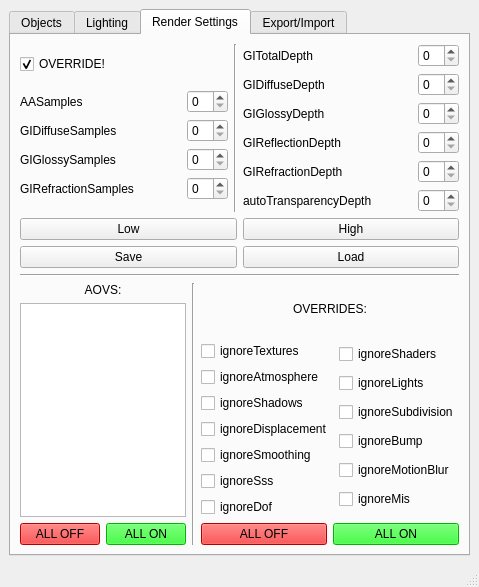
<?xml version="1.0" encoding="UTF-8"?>
<ui version="4.0">
 <class>MainWindow</class>
 <widget class="QMainWindow" name="MainWindow">
  <property name="geometry">
   <rect>
    <x>0</x>
    <y>0</y>
    <width>455</width>
    <height>587</height>
   </rect>
  </property>
  <property name="windowTitle">
   <string>Lighting Helper</string>
  </property>
  <widget class="QWidget" name="centralwidget">
   <layout class="QVBoxLayout" name="verticalLayout_5">
    <item>
     <widget class="QTabWidget" name="tabWidget">
      <property name="currentIndex">
       <number>2</number>
      </property>
      <widget class="QWidget" name="tabWidgetPage1">
       <attribute name="title">
        <string>Objects</string>
       </attribute>
       <layout class="QVBoxLayout" name="verticalLayout_4">
        <item>
         <layout class="QVBoxLayout" name="verticalLayout_2">
          <item>
           <layout class="QHBoxLayout" name="horizontalLayout_2">
            <item>
             <widget class="QPushButton" name="addObject_btn">
              <property name="styleSheet">
               <string notr="true">background-color: rgb(0, 255, 0);</string>
              </property>
              <property name="text">
               <string>Add</string>
              </property>
             </widget>
            </item>
            <item>
             <widget class="QPushButton" name="removeObject_btn">
              <property name="styleSheet">
               <string notr="true">background-color: rgb(255, 0, 0);</string>
              </property>
              <property name="text">
               <string>Remove</string>
              </property>
             </widget>
            </item>
           </layout>
          </item>
          <item>
           <widget class="QPushButton" name="removeAllObjects_btn">
            <property name="styleSheet">
             <string notr="true">background-color: rgb(170, 0, 255);</string>
            </property>
            <property name="text">
             <string>Remove All ( Clean Layer )</string>
            </property>
           </widget>
          </item>
         </layout>
        </item>
        <item>
         <widget class="Line" name="line_2">
          <property name="orientation">
           <enum>Qt::Horizontal</enum>
          </property>
         </widget>
        </item>
        <item>
         <layout class="QVBoxLayout" name="verticalLayout_3">
          <item>
           <widget class="QLabel" name="label">
            <property name="text">
             <string>SHADING ( IF NO SELECTION, LAYER OVERRIDE )</string>
            </property>
            <property name="alignment">
             <set>Qt::AlignCenter</set>
            </property>
           </widget>
          </item>
          <item>
           <widget class="QPushButton" name="blackNoAlpha_btn">
            <property name="styleSheet">
             <string notr="true">background-color: rgb(0, 0, 0);
color: rgb(255, 255, 255);</string>
            </property>
            <property name="text">
             <string>BLACK_NO_ALPHA</string>
            </property>
           </widget>
          </item>
          <item>
           <widget class="QPushButton" name="color_btn">
            <property name="styleSheet">
             <string notr="true">background-color: qlineargradient(spread:pad, x1:0, y1:0, x2:1, y2:0, stop:0 rgba(255, 0, 0, 255), stop:0.166 rgba(255, 255, 0, 255), stop:0.333 rgba(0, 255, 0, 255), stop:0.5 rgba(0, 255, 255, 255), stop:0.666 rgba(0, 0, 255, 255), stop:0.833 rgba(255, 0, 255, 255), stop:1 rgba(255, 0, 0, 255));</string>
            </property>
            <property name="text">
             <string>COLOR</string>
            </property>
           </widget>
          </item>
          <item>
           <widget class="QPushButton" name="occ_btn">
            <property name="styleSheet">
             <string notr="true">background-color: rgb(255, 255, 255);</string>
            </property>
            <property name="text">
             <string>OCC</string>
            </property>
           </widget>
          </item>
          <item>
           <widget class="QPushButton" name="uv_btn">
            <property name="styleSheet">
             <string notr="true">background-color: rgb(167, 167, 48);</string>
            </property>
            <property name="text">
             <string>UV</string>
            </property>
           </widget>
          </item>
          <item>
           <widget class="QPushButton" name="shadow_btn">
            <property name="styleSheet">
             <string notr="true">background-color: qlineargradient(spread:pad, x1:1, y1:1, x2:0, y2:0, stop:0 rgba(0, 0, 0, 255), stop:1 rgba(255, 255, 255, 255));</string>
            </property>
            <property name="text">
             <string>SHADOW</string>
            </property>
           </widget>
          </item>
          <item>
           <widget class="QPushButton" name="zdepth_btn">
            <property name="styleSheet">
             <string notr="true">background-color: rgb(147, 147, 147);</string>
            </property>
            <property name="text">
             <string>zDEPTH</string>
            </property>
           </widget>
          </item>
          <item>
           <widget class="Line" name="line_3">
            <property name="orientation">
             <enum>Qt::Horizontal</enum>
            </property>
           </widget>
          </item>
          <item>
           <widget class="QPushButton" name="removeShaderOverride_btn">
            <property name="styleSheet">
             <string notr="true">background-color: rgb(170, 0, 255);</string>
            </property>
            <property name="text">
             <string>Remove Shader Override</string>
            </property>
           </widget>
          </item>
         </layout>
        </item>
        <item>
         <widget class="Line" name="line_4">
          <property name="orientation">
           <enum>Qt::Horizontal</enum>
          </property>
         </widget>
        </item>
        <item>
         <layout class="QHBoxLayout" name="horizontalLayout_3">
          <item>
           <layout class="QVBoxLayout" name="shapeOverrides_01_lay">
            <item>
             <widget class="QCheckBox" name="primaryVisibility_chb">
              <property name="text">
               <string>primaryVisibility</string>
              </property>
              <property name="checked">
               <bool>true</bool>
              </property>
             </widget>
            </item>
            <item>
             <widget class="QCheckBox" name="motionBlur_chb">
              <property name="text">
               <string>motionBlur</string>
              </property>
              <property name="checked">
               <bool>true</bool>
              </property>
             </widget>
            </item>
            <item>
             <widget class="QCheckBox" name="aiVisibleInGlossy_chb">
              <property name="text">
               <string>aiVisibleInGlossy</string>
              </property>
              <property name="checked">
               <bool>true</bool>
              </property>
             </widget>
            </item>
            <item>
             <widget class="QCheckBox" name="aiVisibleInDiffuse_chb">
              <property name="text">
               <string>aiVisibleInDiffuse</string>
              </property>
              <property name="checked">
               <bool>true</bool>
              </property>
             </widget>
            </item>
            <item>
             <widget class="QCheckBox" name="aiSelfShadows_chb">
              <property name="text">
               <string>aiSelfShadows</string>
              </property>
              <property name="checked">
               <bool>true</bool>
              </property>
             </widget>
            </item>
            <item>
             <widget class="QCheckBox" name="aiOpaque_chb">
              <property name="text">
               <string>aiOpaque</string>
              </property>
              <property name="checked">
               <bool>true</bool>
              </property>
             </widget>
            </item>
           </layout>
          </item>
          <item>
           <widget class="Line" name="line_5">
            <property name="orientation">
             <enum>Qt::Vertical</enum>
            </property>
           </widget>
          </item>
          <item>
           <layout class="QVBoxLayout" name="shapeOverrides_02_lay">
            <item>
             <widget class="QCheckBox" name="castsShadows_chb">
              <property name="text">
               <string>castsShadows</string>
              </property>
              <property name="checked">
               <bool>true</bool>
              </property>
             </widget>
            </item>
            <item>
             <widget class="QCheckBox" name="receiveShadows_chb">
              <property name="text">
               <string>receiveShadows</string>
              </property>
              <property name="checked">
               <bool>true</bool>
              </property>
             </widget>
            </item>
            <item>
             <widget class="QCheckBox" name="visibleInReflections_chb">
              <property name="text">
               <string>visibleInReflections</string>
              </property>
              <property name="checked">
               <bool>true</bool>
              </property>
             </widget>
            </item>
            <item>
             <widget class="QCheckBox" name="visibleInRefractions_chb">
              <property name="text">
               <string>visibleInRefractions</string>
              </property>
              <property name="checked">
               <bool>true</bool>
              </property>
             </widget>
            </item>
            <item>
             <widget class="QCheckBox" name="doubleSided_chb">
              <property name="text">
               <string>doubleSided</string>
              </property>
              <property name="checked">
               <bool>true</bool>
              </property>
             </widget>
            </item>
            <item>
             <widget class="QCheckBox" name="opposite_chb">
              <property name="text">
               <string>opposite</string>
              </property>
              <property name="checked">
               <bool>true</bool>
              </property>
             </widget>
            </item>
           </layout>
          </item>
         </layout>
        </item>
        <item>
         <widget class="QPushButton" name="applyStatsOverride_btn">
          <property name="text">
           <string>Apply Override</string>
          </property>
         </widget>
        </item>
        <item>
         <spacer name="verticalSpacer_2">
          <property name="orientation">
           <enum>Qt::Vertical</enum>
          </property>
          <property name="sizeHint" stdset="0">
           <size>
            <width>20</width>
            <height>40</height>
           </size>
          </property>
         </spacer>
        </item>
       </layout>
      </widget>
      <widget class="QWidget" name="tabWidgetPage2">
       <attribute name="title">
        <string>Lighting</string>
       </attribute>
       <layout class="QVBoxLayout" name="verticalLayout_25">
        <item>
         <layout class="QVBoxLayout" name="verticalLayout_23">
          <item>
           <layout class="QHBoxLayout" name="horizontalLayout_7">
            <item>
             <widget class="QPushButton" name="isolateObject_btn">
              <property name="text">
               <string>Isolate Object</string>
              </property>
             </widget>
            </item>
            <item>
             <widget class="QPushButton" name="isolateLight_btn">
              <property name="text">
               <string>Isolate Light</string>
              </property>
             </widget>
            </item>
           </layout>
          </item>
          <item>
           <widget class="Line" name="line_7">
            <property name="orientation">
             <enum>Qt::Horizontal</enum>
            </property>
           </widget>
          </item>
          <item>
           <layout class="QVBoxLayout" name="verticalLayout_24">
            <item>
             <widget class="QPushButton" name="selectObjectByLight_btn">
              <property name="sizePolicy">
               <sizepolicy hsizetype="Minimum" vsizetype="Minimum">
                <horstretch>0</horstretch>
                <verstretch>0</verstretch>
               </sizepolicy>
              </property>
              <property name="text">
               <string>Select Objects Illuminated by Light</string>
              </property>
             </widget>
            </item>
            <item>
             <widget class="QPushButton" name="selectLightByObject_btn">
              <property name="sizePolicy">
               <sizepolicy hsizetype="Minimum" vsizetype="Minimum">
                <horstretch>0</horstretch>
                <verstretch>0</verstretch>
               </sizepolicy>
              </property>
              <property name="text">
               <string>Select Lights Illuminating Object</string>
              </property>
             </widget>
            </item>
           </layout>
          </item>
          <item>
           <layout class="QHBoxLayout" name="horizontalLayout_38">
            <item>
             <widget class="QPushButton" name="makeLightLink_btn">
              <property name="sizePolicy">
               <sizepolicy hsizetype="Minimum" vsizetype="Minimum">
                <horstretch>0</horstretch>
                <verstretch>0</verstretch>
               </sizepolicy>
              </property>
              <property name="text">
               <string>Make Light Link</string>
              </property>
             </widget>
            </item>
            <item>
             <widget class="QPushButton" name="breakLightLink_btn">
              <property name="sizePolicy">
               <sizepolicy hsizetype="Minimum" vsizetype="Minimum">
                <horstretch>0</horstretch>
                <verstretch>0</verstretch>
               </sizepolicy>
              </property>
              <property name="text">
               <string>Break Light Link</string>
              </property>
             </widget>
            </item>
           </layout>
          </item>
          <item>
           <widget class="Line" name="line_16">
            <property name="orientation">
             <enum>Qt::Horizontal</enum>
            </property>
           </widget>
          </item>
          <item>
           <layout class="QHBoxLayout" name="horizontalLayout_4">
            <item>
             <widget class="QLabel" name="label_2">
              <property name="text">
               <string>Samples</string>
              </property>
             </widget>
            </item>
            <item>
             <widget class="QSpinBox" name="lightSamples_sb"/>
            </item>
            <item>
             <widget class="QPushButton" name="applyLightSample_btn">
              <property name="text">
               <string>Apply</string>
              </property>
             </widget>
            </item>
           </layout>
          </item>
         </layout>
        </item>
        <item>
         <widget class="Line" name="line_9">
          <property name="orientation">
           <enum>Qt::Horizontal</enum>
          </property>
         </widget>
        </item>
        <item>
         <widget class="QPushButton" name="ipr_btn">
          <property name="sizePolicy">
           <sizepolicy hsizetype="Minimum" vsizetype="Minimum">
            <horstretch>0</horstretch>
            <verstretch>0</verstretch>
           </sizepolicy>
          </property>
          <property name="text">
           <string>IPR</string>
          </property>
         </widget>
        </item>
       </layout>
      </widget>
      <widget class="QWidget" name="tabWidgetPage3">
       <attribute name="title">
        <string>Render Settings</string>
       </attribute>
       <layout class="QVBoxLayout" name="verticalLayout_14">
        <item>
         <layout class="QVBoxLayout" name="verticalLayout_22">
          <item>
           <layout class="QHBoxLayout" name="horizontalLayout_36">
            <item>
             <layout class="QVBoxLayout" name="verticalLayout_8">
              <item>
               <widget class="QCheckBox" name="overrideRenderSettings_chb">
                <property name="text">
                 <string>OVERRIDE!</string>
                </property>
                <property name="checked">
                 <bool>true</bool>
                </property>
               </widget>
              </item>
              <item>
               <layout class="QVBoxLayout" name="verticalLayout_9">
                <item>
                 <layout class="QHBoxLayout" name="horizontalLayout_8">
                  <item>
                   <widget class="QLabel" name="label_5">
                    <property name="text">
                     <string>AASamples</string>
                    </property>
                   </widget>
                  </item>
                  <item>
                   <spacer name="horizontalSpacer">
                    <property name="orientation">
                     <enum>Qt::Horizontal</enum>
                    </property>
                    <property name="sizeHint" stdset="0">
                     <size>
                      <width>40</width>
                      <height>20</height>
                     </size>
                    </property>
                   </spacer>
                  </item>
                  <item>
                   <widget class="QSpinBox" name="AASamples_sb">
                    <property name="specialValueText">
                     <string/>
                    </property>
                    <property name="prefix">
                     <string/>
                    </property>
                   </widget>
                  </item>
                 </layout>
                </item>
                <item>
                 <layout class="QHBoxLayout" name="horizontalLayout_9">
                  <item>
                   <widget class="QLabel" name="label_3">
                    <property name="text">
                     <string>GIDiffuseSamples</string>
                    </property>
                   </widget>
                  </item>
                  <item>
                   <spacer name="horizontalSpacer_2">
                    <property name="orientation">
                     <enum>Qt::Horizontal</enum>
                    </property>
                    <property name="sizeHint" stdset="0">
                     <size>
                      <width>40</width>
                      <height>20</height>
                     </size>
                    </property>
                   </spacer>
                  </item>
                  <item>
                   <widget class="QSpinBox" name="GIDiffuseSamples_sb">
                    <property name="specialValueText">
                     <string/>
                    </property>
                    <property name="prefix">
                     <string/>
                    </property>
                   </widget>
                  </item>
                 </layout>
                </item>
                <item>
                 <layout class="QHBoxLayout" name="horizontalLayout_10">
                  <item>
                   <widget class="QLabel" name="label_7">
                    <property name="text">
                     <string>GIGlossySamples</string>
                    </property>
                   </widget>
                  </item>
                  <item>
                   <spacer name="horizontalSpacer_3">
                    <property name="orientation">
                     <enum>Qt::Horizontal</enum>
                    </property>
                    <property name="sizeHint" stdset="0">
                     <size>
                      <width>40</width>
                      <height>20</height>
                     </size>
                    </property>
                   </spacer>
                  </item>
                  <item>
                   <widget class="QSpinBox" name="GIGlossySamples_sb">
                    <property name="specialValueText">
                     <string/>
                    </property>
                    <property name="prefix">
                     <string/>
                    </property>
                   </widget>
                  </item>
                 </layout>
                </item>
                <item>
                 <layout class="QHBoxLayout" name="horizontalLayout_11">
                  <item>
                   <widget class="QLabel" name="label_8">
                    <property name="text">
                     <string>GIRefractionSamples</string>
                    </property>
                   </widget>
                  </item>
                  <item>
                   <spacer name="horizontalSpacer_4">
                    <property name="orientation">
                     <enum>Qt::Horizontal</enum>
                    </property>
                    <property name="sizeHint" stdset="0">
                     <size>
                      <width>40</width>
                      <height>20</height>
                     </size>
                    </property>
                   </spacer>
                  </item>
                  <item>
                   <widget class="QSpinBox" name="GIRefractionSamples_sb">
                    <property name="specialValueText">
                     <string/>
                    </property>
                    <property name="prefix">
                     <string/>
                    </property>
                   </widget>
                  </item>
                 </layout>
                </item>
               </layout>
              </item>
             </layout>
            </item>
            <item>
             <widget class="Line" name="line_15">
              <property name="orientation">
               <enum>Qt::Vertical</enum>
              </property>
             </widget>
            </item>
            <item>
             <layout class="QVBoxLayout" name="verticalLayout_18">
              <item>
               <layout class="QHBoxLayout" name="horizontalLayout_12">
                <item>
                 <widget class="QLabel" name="label_9">
                  <property name="text">
                   <string>GITotalDepth</string>
                  </property>
                 </widget>
                </item>
                <item>
                 <spacer name="horizontalSpacer_5">
                  <property name="orientation">
                   <enum>Qt::Horizontal</enum>
                  </property>
                  <property name="sizeHint" stdset="0">
                   <size>
                    <width>40</width>
                    <height>20</height>
                   </size>
                  </property>
                 </spacer>
                </item>
                <item>
                 <widget class="QSpinBox" name="GITotalDepth_sb">
                  <property name="specialValueText">
                   <string/>
                  </property>
                  <property name="prefix">
                   <string/>
                  </property>
                 </widget>
                </item>
               </layout>
              </item>
              <item>
               <layout class="QHBoxLayout" name="horizontalLayout_13">
                <item>
                 <widget class="QLabel" name="label_10">
                  <property name="text">
                   <string>GIDiffuseDepth</string>
                  </property>
                 </widget>
                </item>
                <item>
                 <spacer name="horizontalSpacer_6">
                  <property name="orientation">
                   <enum>Qt::Horizontal</enum>
                  </property>
                  <property name="sizeHint" stdset="0">
                   <size>
                    <width>40</width>
                    <height>20</height>
                   </size>
                  </property>
                 </spacer>
                </item>
                <item>
                 <widget class="QSpinBox" name="GIDiffuseDepth_sb">
                  <property name="specialValueText">
                   <string/>
                  </property>
                  <property name="prefix">
                   <string/>
                  </property>
                 </widget>
                </item>
               </layout>
              </item>
              <item>
               <layout class="QHBoxLayout" name="horizontalLayout_18">
                <item>
                 <widget class="QLabel" name="label_15">
                  <property name="text">
                   <string>GIGlossyDepth</string>
                  </property>
                 </widget>
                </item>
                <item>
                 <spacer name="horizontalSpacer_11">
                  <property name="orientation">
                   <enum>Qt::Horizontal</enum>
                  </property>
                  <property name="sizeHint" stdset="0">
                   <size>
                    <width>40</width>
                    <height>20</height>
                   </size>
                  </property>
                 </spacer>
                </item>
                <item>
                 <widget class="QSpinBox" name="GIGlossyDepth_sb">
                  <property name="specialValueText">
                   <string/>
                  </property>
                  <property name="prefix">
                   <string/>
                  </property>
                 </widget>
                </item>
               </layout>
              </item>
              <item>
               <layout class="QHBoxLayout" name="horizontalLayout_15">
                <item>
                 <widget class="QLabel" name="label_12">
                  <property name="text">
                   <string>GIReflectionDepth</string>
                  </property>
                 </widget>
                </item>
                <item>
                 <spacer name="horizontalSpacer_8">
                  <property name="orientation">
                   <enum>Qt::Horizontal</enum>
                  </property>
                  <property name="sizeHint" stdset="0">
                   <size>
                    <width>40</width>
                    <height>20</height>
                   </size>
                  </property>
                 </spacer>
                </item>
                <item>
                 <widget class="QSpinBox" name="GIReflectionDepth_sb">
                  <property name="specialValueText">
                   <string/>
                  </property>
                  <property name="prefix">
                   <string/>
                  </property>
                 </widget>
                </item>
               </layout>
              </item>
              <item>
               <layout class="QHBoxLayout" name="horizontalLayout_16">
                <item>
                 <widget class="QLabel" name="label_13">
                  <property name="text">
                   <string>GIRefractionDepth</string>
                  </property>
                 </widget>
                </item>
                <item>
                 <spacer name="horizontalSpacer_9">
                  <property name="orientation">
                   <enum>Qt::Horizontal</enum>
                  </property>
                  <property name="sizeHint" stdset="0">
                   <size>
                    <width>40</width>
                    <height>20</height>
                   </size>
                  </property>
                 </spacer>
                </item>
                <item>
                 <widget class="QSpinBox" name="GIRefractionDepth_sb">
                  <property name="specialValueText">
                   <string/>
                  </property>
                  <property name="prefix">
                   <string/>
                  </property>
                 </widget>
                </item>
               </layout>
              </item>
              <item>
               <layout class="QHBoxLayout" name="horizontalLayout_17">
                <item>
                 <widget class="QLabel" name="label_14">
                  <property name="text">
                   <string>autoTransparencyDepth</string>
                  </property>
                 </widget>
                </item>
                <item>
                 <spacer name="horizontalSpacer_10">
                  <property name="orientation">
                   <enum>Qt::Horizontal</enum>
                  </property>
                  <property name="sizeHint" stdset="0">
                   <size>
                    <width>40</width>
                    <height>20</height>
                   </size>
                  </property>
                 </spacer>
                </item>
                <item>
                 <widget class="QSpinBox" name="autoTransparencyDepth_sb">
                  <property name="specialValueText">
                   <string/>
                  </property>
                  <property name="prefix">
                   <string/>
                  </property>
                 </widget>
                </item>
               </layout>
              </item>
             </layout>
            </item>
           </layout>
          </item>
          <item>
           <layout class="QVBoxLayout" name="verticalLayout_21">
            <item>
             <layout class="QHBoxLayout" name="horizontalLayout_5">
              <item>
               <widget class="QPushButton" name="lowRenderSettings_btn">
                <property name="text">
                 <string>Low</string>
                </property>
               </widget>
              </item>
              <item>
               <widget class="QPushButton" name="highRenderSettings_btn">
                <property name="text">
                 <string>High</string>
                </property>
               </widget>
              </item>
             </layout>
            </item>
            <item>
             <layout class="QHBoxLayout" name="horizontalLayout_6">
              <item>
               <widget class="QPushButton" name="saveRenderSettings_btn">
                <property name="text">
                 <string>Save</string>
                </property>
               </widget>
              </item>
              <item>
               <widget class="QPushButton" name="loadRenderSettings_btn">
                <property name="text">
                 <string>Load</string>
                </property>
               </widget>
              </item>
             </layout>
            </item>
           </layout>
          </item>
         </layout>
        </item>
        <item>
         <widget class="Line" name="line_6">
          <property name="orientation">
           <enum>Qt::Horizontal</enum>
          </property>
         </widget>
        </item>
        <item>
         <layout class="QHBoxLayout" name="horizontalLayout_19">
          <item>
           <layout class="QVBoxLayout" name="verticalLayout_13">
            <item>
             <widget class="QLabel" name="label_4">
              <property name="text">
               <string>AOVS:</string>
              </property>
              <property name="alignment">
               <set>Qt::AlignCenter</set>
              </property>
             </widget>
            </item>
            <item>
             <widget class="QListWidget" name="aovs_lw"/>
            </item>
            <item>
             <layout class="QHBoxLayout" name="horizontalLayout_21">
              <item>
               <widget class="QPushButton" name="aovsOff_btn">
                <property name="styleSheet">
                 <string notr="true">background-color: rgb(255, 0, 0);</string>
                </property>
                <property name="text">
                 <string>ALL OFF</string>
                </property>
               </widget>
              </item>
              <item>
               <widget class="QPushButton" name="aovsOn_btn">
                <property name="styleSheet">
                 <string notr="true">background-color: rgb(0, 255, 0);</string>
                </property>
                <property name="text">
                 <string>ALL ON</string>
                </property>
               </widget>
              </item>
             </layout>
            </item>
           </layout>
          </item>
          <item>
           <widget class="Line" name="line_8">
            <property name="orientation">
             <enum>Qt::Vertical</enum>
            </property>
           </widget>
          </item>
          <item>
           <layout class="QVBoxLayout" name="verticalLayout_12">
            <item>
             <widget class="QLabel" name="label_6">
              <property name="text">
               <string>OVERRIDES:</string>
              </property>
              <property name="alignment">
               <set>Qt::AlignCenter</set>
              </property>
             </widget>
            </item>
            <item>
             <layout class="QHBoxLayout" name="horizontalLayout_14">
              <item>
               <layout class="QVBoxLayout" name="verticalLayout_10">
                <item>
                 <widget class="QCheckBox" name="ignoreTextures_chb">
                  <property name="text">
                   <string>ignoreTextures</string>
                  </property>
                 </widget>
                </item>
                <item>
                 <widget class="QCheckBox" name="ignoreAtmosphere_chb">
                  <property name="text">
                   <string>ignoreAtmosphere</string>
                  </property>
                 </widget>
                </item>
                <item>
                 <widget class="QCheckBox" name="ignoreShadows_chb">
                  <property name="text">
                   <string>ignoreShadows</string>
                  </property>
                 </widget>
                </item>
                <item>
                 <widget class="QCheckBox" name="ignoreDisplacement_chb">
                  <property name="text">
                   <string>ignoreDisplacement</string>
                  </property>
                 </widget>
                </item>
                <item>
                 <widget class="QCheckBox" name="ignoreSmoothing_chb">
                  <property name="text">
                   <string>ignoreSmoothing</string>
                  </property>
                 </widget>
                </item>
                <item>
                 <widget class="QCheckBox" name="ignoreSss_chb">
                  <property name="text">
                   <string>ignoreSss</string>
                  </property>
                 </widget>
                </item>
                <item>
                 <widget class="QCheckBox" name="ignoreDof_chb">
                  <property name="text">
                   <string>ignoreDof</string>
                  </property>
                 </widget>
                </item>
               </layout>
              </item>
              <item>
               <layout class="QVBoxLayout" name="verticalLayout_11">
                <item>
                 <widget class="QCheckBox" name="ignoreShaders_chb">
                  <property name="text">
                   <string>ignoreShaders</string>
                  </property>
                 </widget>
                </item>
                <item>
                 <widget class="QCheckBox" name="ignoreLights_chb">
                  <property name="text">
                   <string>ignoreLights</string>
                  </property>
                 </widget>
                </item>
                <item>
                 <widget class="QCheckBox" name="ignoreSubdivision_chb">
                  <property name="text">
                   <string>ignoreSubdivision</string>
                  </property>
                 </widget>
                </item>
                <item>
                 <widget class="QCheckBox" name="ignoreBump_chb">
                  <property name="text">
                   <string>ignoreBump</string>
                  </property>
                 </widget>
                </item>
                <item>
                 <widget class="QCheckBox" name="ignoreMotionBlur_chb">
                  <property name="text">
                   <string>ignoreMotionBlur</string>
                  </property>
                 </widget>
                </item>
                <item>
                 <widget class="QCheckBox" name="ignoreMis_chb">
                  <property name="text">
                   <string>ignoreMis</string>
                  </property>
                 </widget>
                </item>
               </layout>
              </item>
             </layout>
            </item>
            <item>
             <layout class="QHBoxLayout" name="horizontalLayout_20">
              <item>
               <widget class="QPushButton" name="overridesOff_btn">
                <property name="styleSheet">
                 <string notr="true">background-color: rgb(255, 0, 0);</string>
                </property>
                <property name="text">
                 <string>ALL OFF</string>
                </property>
               </widget>
              </item>
              <item>
               <widget class="QPushButton" name="overridesOn_btn">
                <property name="styleSheet">
                 <string notr="true">background-color: rgb(0, 255, 0);</string>
                </property>
                <property name="text">
                 <string>ALL ON</string>
                </property>
               </widget>
              </item>
             </layout>
            </item>
           </layout>
          </item>
         </layout>
        </item>
       </layout>
       <zorder></zorder>
       <zorder>line_6</zorder>
      </widget>
      <widget class="QWidget" name="tabWidgetPage4">
       <attribute name="title">
        <string>Export/Import</string>
       </attribute>
       <layout class="QVBoxLayout" name="verticalLayout">
        <item>
         <widget class="QCheckBox" name="renderLayersOpt_chb">
          <property name="text">
           <string>RenderLayers</string>
          </property>
          <property name="checked">
           <bool>true</bool>
          </property>
         </widget>
        </item>
        <item>
         <widget class="QCheckBox" name="lightsOpt_chb">
          <property name="text">
           <string>Lights</string>
          </property>
          <property name="checked">
           <bool>true</bool>
          </property>
         </widget>
        </item>
        <item>
         <widget class="QCheckBox" name="shadersOpt_chb">
          <property name="text">
           <string>Shaders</string>
          </property>
          <property name="checked">
           <bool>true</bool>
          </property>
         </widget>
        </item>
        <item>
         <widget class="QCheckBox" name="aovsOpt_chb">
          <property name="text">
           <string>Aovs</string>
          </property>
          <property name="checked">
           <bool>true</bool>
          </property>
         </widget>
        </item>
        <item>
         <widget class="Line" name="line">
          <property name="orientation">
           <enum>Qt::Horizontal</enum>
          </property>
         </widget>
        </item>
        <item>
         <widget class="QCheckBox" name="useSceneForlder_chb">
          <property name="text">
           <string>Use Data Folder from current scene</string>
          </property>
          <property name="checked">
           <bool>true</bool>
          </property>
         </widget>
        </item>
        <item>
         <layout class="QHBoxLayout" name="horizontalLayout">
          <item>
           <widget class="QPushButton" name="exportRenderLayers_btn">
            <property name="text">
             <string>Export</string>
            </property>
           </widget>
          </item>
          <item>
           <widget class="QPushButton" name="importRenderLayers_btn">
            <property name="text">
             <string>Import</string>
            </property>
           </widget>
          </item>
         </layout>
        </item>
        <item>
         <spacer name="verticalSpacer">
          <property name="orientation">
           <enum>Qt::Vertical</enum>
          </property>
          <property name="sizeHint" stdset="0">
           <size>
            <width>20</width>
            <height>40</height>
           </size>
          </property>
         </spacer>
        </item>
       </layout>
      </widget>
     </widget>
    </item>
   </layout>
  </widget>
  <widget class="QMenuBar" name="menubar">
   <property name="geometry">
    <rect>
     <x>0</x>
     <y>0</y>
     <width>455</width>
     <height>18</height>
    </rect>
   </property>
  </widget>
  <widget class="QStatusBar" name="statusbar"/>
 </widget>
 <resources/>
 <connections/>
</ui>
